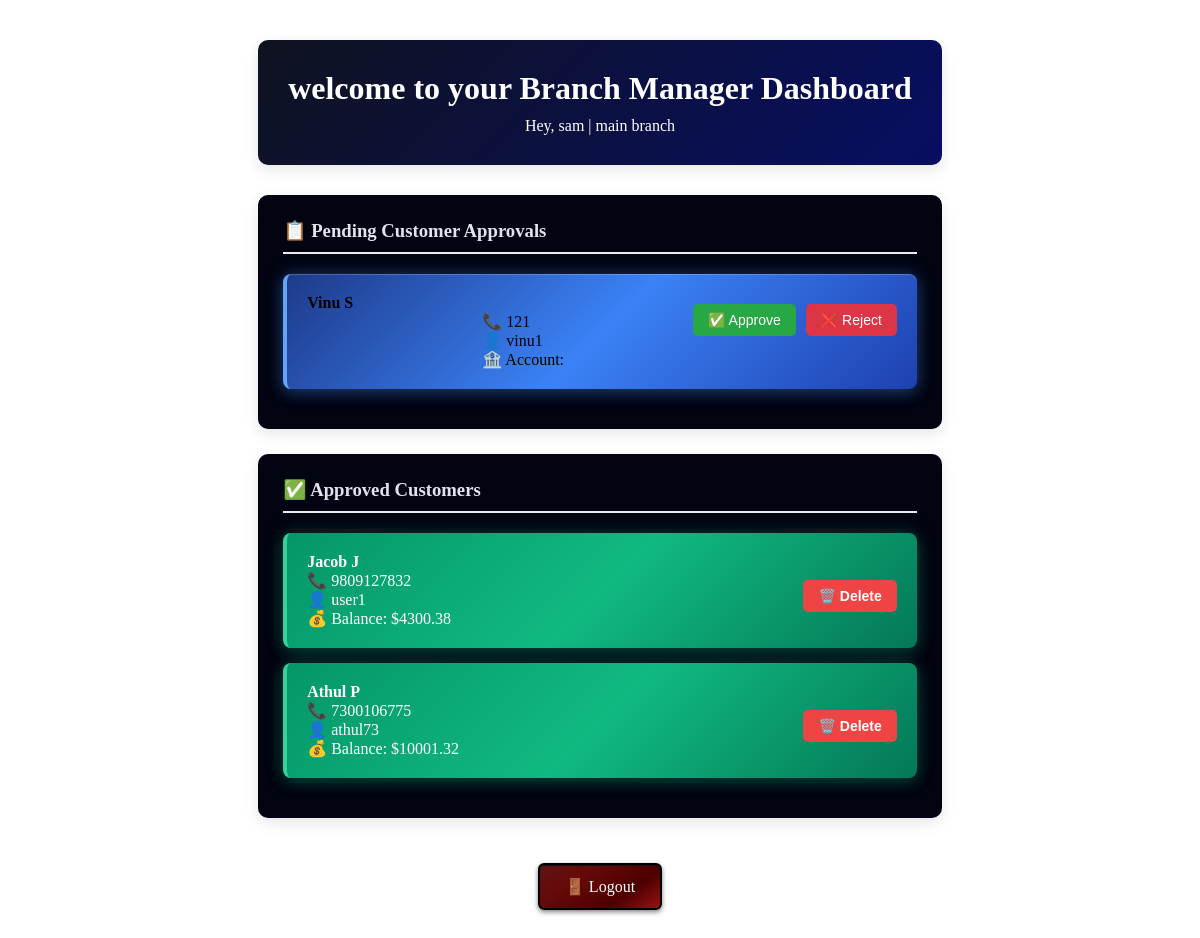
/manager-dashboard/ (signed in), run on an earlier commit of the app's database.
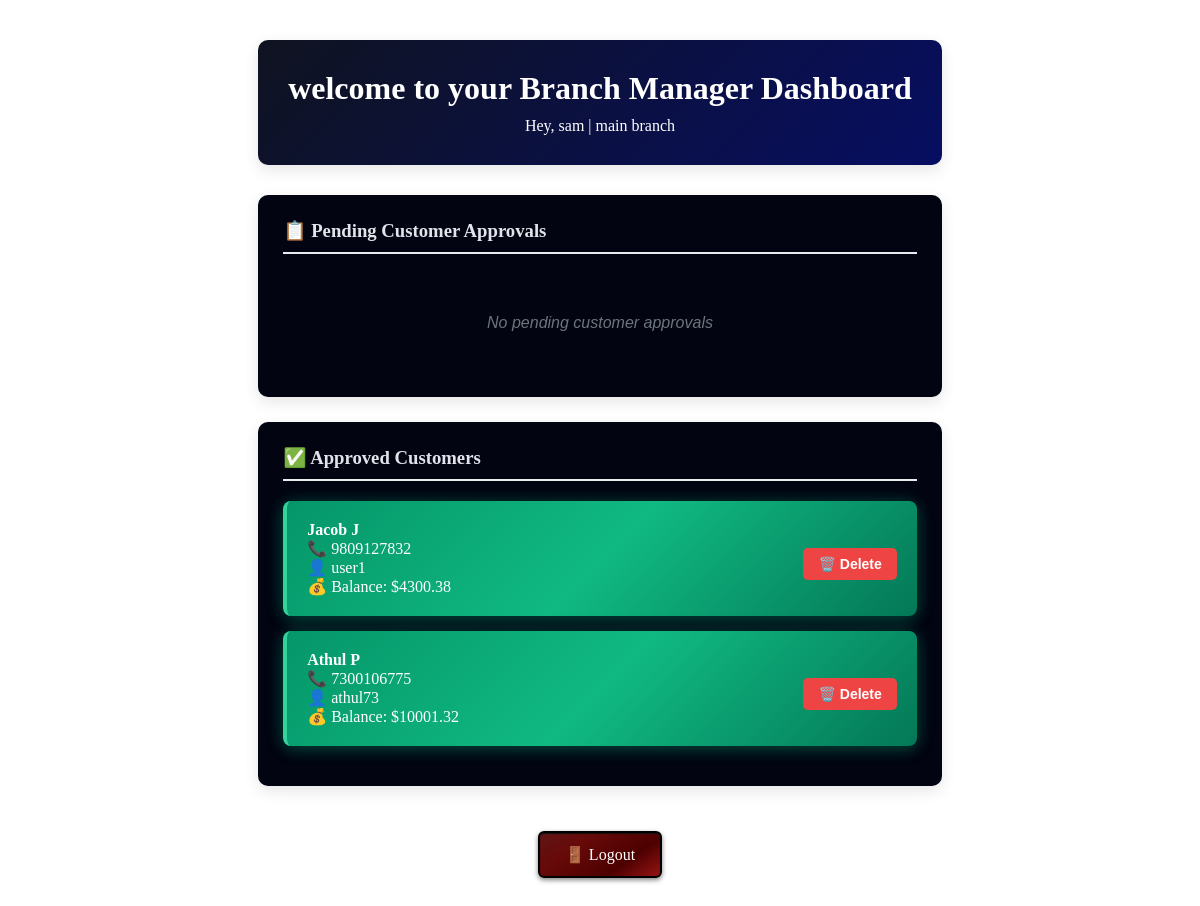
And on a later commit of the database.
### bank_app/models.py (models this page shows, shortened)
class User(models.Model):
    ROLE_CHOICES = [
        ('super_user', 'Super User'),
        ('branch_manager', 'Branch Manager'),
        ('customer', 'Customer'),
    ]
    STATUS_CHOICES = [
        ('pending', 'Pending Approval'),
        ('approved', 'Approved'),
        ('rejected', 'Rejected'),
        ('pending_manager', 'Pending Manager Approval'),
    ]
    username = models.CharField(max_length=100, unique=True)
    password = models.CharField(max_length=128)
    role = models.CharField(max_length=20, choices=ROLE_CHOICES)
    branch = models.ForeignKey(Branch, on_delete=models.CASCADE, null=True, blank=True)
    full_name = models.CharField(max_length=100)
    contact_number = models.CharField(max_length=15)
    status = models.CharField(max_length=20, choices=STATUS_CHOICES, default='pending')
    balance = models.DecimalField(max_digits=10, decimal_places=2, default=0.00)

### bank_app/views.py (the view)
# urls.py: path('manager-dashboard/', views.manager_dashboard, name='manager_dashboard'),
def manager_dashboard(request):
    user_id = request.session.get('user_id')
    manager = User.objects.get(id=user_id)
    pending_customers = User.objects.filter(
        branch=manager.branch,
        role='customer',
        status='pending'
    )
    approved_customers = User.objects.filter(
        branch=manager.branch,
        role='customer',
        status='approved'
    )
    return render(request, 'bank_app/manager_dash.html', {
        'manager': manager,
        'pending_customers': pending_customers,
        'approved_customers': approved_customers
    })

### bank_app/templates/bank_app/manager_dash.html (shortened to what this page needs)
{% load static %}
<!DOCTYPE html>
<html>
<head>
    <link rel="stylesheet" href="{% static 'bank_app/style.css' %}">
</head>
<body class="manager-body">
    <div class="dashboard-container">
        <div class="manager-header">
            <h1>welcome to your Branch Manager Dashboard</h1>
            <p>Hey, {{ manager.full_name }} | {{ manager.branch.name }}</p>
        </div>
        <div class="customer-section">
            <h3>📋 Pending Customer Approvals</h3>
            {% for customer in pending_customers %}
            <div class="customer-card pending">
                <strong>{{ customer.full_name }}</strong><br>
                📞 {{ customer.contact_number }}<br>
                👤 {{ customer.username }}<br>
                🏦 Account: {{ customer.account_number }}
                <div class="approval-buttons">
                    <form method="post" action="{% url 'approve_customer' customer.id %}" style="display:inline;">
                        <button type="submit" class="approve-btn">✅ Approve</button>
                    </form>
                    <form method="post" action="{% url 'reject_customer' customer.id %}" style="display:inline;">
                        <button type="submit" class="reject-btn">❌ Reject</button>
                    </form>
                </div>
            </div>
            {% empty %}
            <div class="empty-state">
                No pending customer approvals
            </div>
            {% endfor %}
        </div>
<div class="customer-section">
    <h3>✅ Approved Customers</h3>
    {% for customer in approved_customers %}
    <div class="customer-card approved">
        <div class="customer-info">
            <strong>{{ customer.full_name }}</strong><br>
            📞 {{ customer.contact_number }}<br>
            👤 {{ customer.username }}<br>
            💰 Balance: ${{ customer.balance }}
        </div>
        <div class="customer-actions">
            <form method="post" action="{% url 'delete_customer' customer.id %}"
                  onsubmit="return confirm('Are you sure you want to delete {{ customer.full_name }}? This action cannot be undone.');">
                <button type="submit" class="delete-customer-btn" title="Delete Customer">
                    🗑️ Delete
                </button>
            </form>
        </div>
    </div>
    {% empty %}
    <div class="empty-state">
        No approved customers yet
    </div>
    {% endfor %}
</div>
        <form action="{% url 'logout' %}" method="post" style="text-align: center;">
            <button type="submit" class="logout-btn">🚪 Logout</button>
        </form>
    </div>
</body>
</html>

What changed in the data, as far as the page shows it:
no longer on this page (row edited): User: full_name "Vinu S", contact_number "121", username "vinu1", shown under "📋 Pending Customer Approvals"
Also different on the page:
text now shown: "No pending customer approvals"
